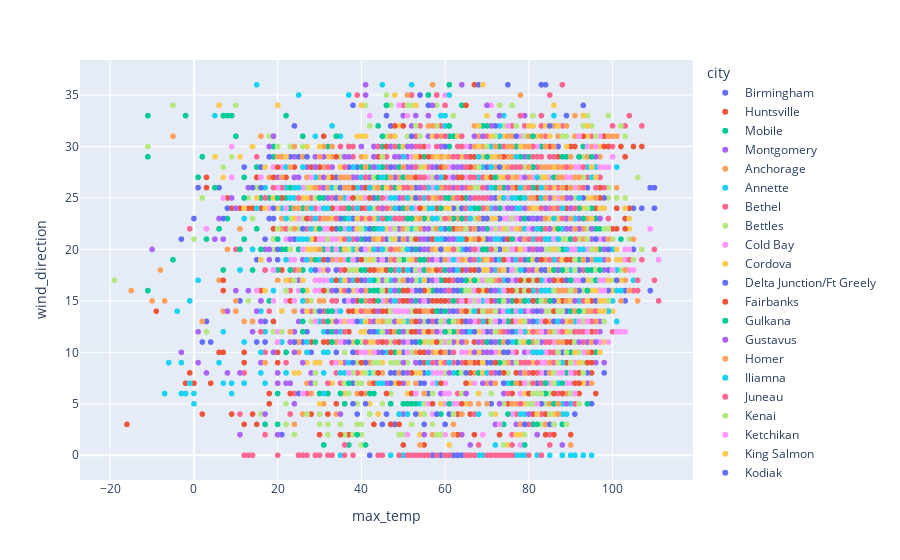

Notebook code cell kept with this figure:
### Code cell
px.scatter(weatherdf, x='max_temp', y='wind_direction', color='city')
